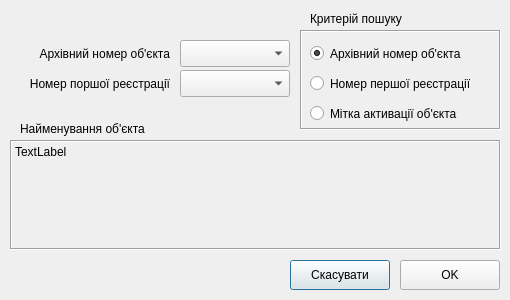
<?xml version="1.0" encoding="UTF-8"?>
<ui version="4.0">
 <class>PoiskObekt</class>
 <widget class="QDialog" name="PoiskObekt">
  <property name="windowModality">
   <enum>Qt::ApplicationModal</enum>
  </property>
  <property name="geometry">
   <rect>
    <x>0</x>
    <y>0</y>
    <width>510</width>
    <height>300</height>
   </rect>
  </property>
  <property name="windowTitle">
   <string>Пошук об'єкта</string>
  </property>
  <property name="sizeGripEnabled">
   <bool>false</bool>
  </property>
  <property name="modal">
   <bool>true</bool>
  </property>
  <widget class="QComboBox" name="comboBox">
   <property name="enabled">
    <bool>true</bool>
   </property>
   <property name="geometry">
    <rect>
     <x>180</x>
     <y>40</y>
     <width>110</width>
     <height>27</height>
    </rect>
   </property>
  </widget>
  <widget class="QPushButton" name="pushButton_2">
   <property name="geometry">
    <rect>
     <x>400</x>
     <y>260</y>
     <width>100</width>
     <height>30</height>
    </rect>
   </property>
   <property name="text">
    <string>OK</string>
   </property>
   <property name="icon">
    <iconset>
     <normaloff>../icons/16x16/actions/dialog-ok-apply.png</normaloff>../icons/16x16/actions/dialog-ok-apply.png</iconset>
   </property>
   <property name="autoDefault">
    <bool>false</bool>
   </property>
   <property name="default">
    <bool>false</bool>
   </property>
  </widget>
  <widget class="QPushButton" name="pushButton">
   <property name="geometry">
    <rect>
     <x>290</x>
     <y>260</y>
     <width>100</width>
     <height>30</height>
    </rect>
   </property>
   <property name="text">
    <string>Скасувати</string>
   </property>
   <property name="icon">
    <iconset>
     <normaloff>../icons/16x16/actions/dialog-cancel.png</normaloff>../icons/16x16/actions/dialog-cancel.png</iconset>
   </property>
   <property name="default">
    <bool>true</bool>
   </property>
  </widget>
  <widget class="QFrame" name="frame">
   <property name="geometry">
    <rect>
     <x>300</x>
     <y>30</y>
     <width>201</width>
     <height>100</height>
    </rect>
   </property>
   <property name="frameShape">
    <enum>QFrame::Box</enum>
   </property>
   <property name="frameShadow">
    <enum>QFrame::Sunken</enum>
   </property>
   <property name="lineWidth">
    <number>1</number>
   </property>
   <property name="midLineWidth">
    <number>0</number>
   </property>
   <widget class="QRadioButton" name="radioButton_2">
    <property name="geometry">
     <rect>
      <x>10</x>
      <y>70</y>
      <width>165</width>
      <height>27</height>
     </rect>
    </property>
    <property name="locale">
     <locale language="Ukrainian" country="Ukraine"/>
    </property>
    <property name="text">
     <string>Мітка активації об'єкта</string>
    </property>
   </widget>
   <widget class="QRadioButton" name="radioButton_3">
    <property name="geometry">
     <rect>
      <x>10</x>
      <y>40</y>
      <width>180</width>
      <height>27</height>
     </rect>
    </property>
    <property name="sizePolicy">
     <sizepolicy hsizetype="Preferred" vsizetype="Preferred">
      <horstretch>0</horstretch>
      <verstretch>0</verstretch>
     </sizepolicy>
    </property>
    <property name="locale">
     <locale language="Ukrainian" country="Ukraine"/>
    </property>
    <property name="text">
     <string>Номер першої реєстрації</string>
    </property>
   </widget>
   <widget class="QRadioButton" name="radioButton">
    <property name="geometry">
     <rect>
      <x>10</x>
      <y>10</y>
      <width>171</width>
      <height>27</height>
     </rect>
    </property>
    <property name="locale">
     <locale language="Ukrainian" country="Ukraine"/>
    </property>
    <property name="text">
     <string>Архівний номер об'єкта</string>
    </property>
    <property name="checked">
     <bool>true</bool>
    </property>
   </widget>
  </widget>
  <widget class="QLabel" name="label">
   <property name="geometry">
    <rect>
     <x>310</x>
     <y>10</y>
     <width>110</width>
     <height>17</height>
    </rect>
   </property>
   <property name="text">
    <string>Критерій пошуку</string>
   </property>
  </widget>
  <widget class="QLabel" name="label_2">
   <property name="geometry">
    <rect>
     <x>10</x>
     <y>40</y>
     <width>160</width>
     <height>27</height>
    </rect>
   </property>
   <property name="text">
    <string>Архівний номер об'єкта</string>
   </property>
   <property name="alignment">
    <set>Qt::AlignRight|Qt::AlignTrailing|Qt::AlignVCenter</set>
   </property>
  </widget>
  <widget class="QLabel" name="label_3">
   <property name="geometry">
    <rect>
     <x>10</x>
     <y>140</y>
     <width>491</width>
     <height>110</height>
    </rect>
   </property>
   <property name="locale">
    <locale language="Ukrainian" country="Ukraine"/>
   </property>
   <property name="frameShape">
    <enum>QFrame::Box</enum>
   </property>
   <property name="frameShadow">
    <enum>QFrame::Sunken</enum>
   </property>
   <property name="text">
    <string>TextLabel</string>
   </property>
   <property name="alignment">
    <set>Qt::AlignLeading|Qt::AlignLeft|Qt::AlignTop</set>
   </property>
   <property name="wordWrap">
    <bool>true</bool>
   </property>
   <property name="margin">
    <number>10</number>
   </property>
   <property name="textInteractionFlags">
    <set>Qt::TextBrowserInteraction</set>
   </property>
  </widget>
  <widget class="QComboBox" name="comboBox_2">
   <property name="geometry">
    <rect>
     <x>180</x>
     <y>70</y>
     <width>110</width>
     <height>27</height>
    </rect>
   </property>
  </widget>
  <widget class="QLabel" name="label_4">
   <property name="geometry">
    <rect>
     <x>10</x>
     <y>70</y>
     <width>160</width>
     <height>27</height>
    </rect>
   </property>
   <property name="text">
    <string>Номер поршої реєстрації</string>
   </property>
   <property name="alignment">
    <set>Qt::AlignRight|Qt::AlignTrailing|Qt::AlignVCenter</set>
   </property>
  </widget>
  <widget class="QLabel" name="label_5">
   <property name="geometry">
    <rect>
     <x>20</x>
     <y>120</y>
     <width>151</width>
     <height>17</height>
    </rect>
   </property>
   <property name="text">
    <string>Найменування об'єкта</string>
   </property>
  </widget>
  <zorder>label_3</zorder>
  <zorder>frame</zorder>
  <zorder>comboBox</zorder>
  <zorder>pushButton_2</zorder>
  <zorder>pushButton</zorder>
  <zorder>label</zorder>
  <zorder>label_2</zorder>
  <zorder>comboBox_2</zorder>
  <zorder>label_4</zorder>
  <zorder>label_5</zorder>
 </widget>
 <tabstops>
  <tabstop>comboBox</tabstop>
  <tabstop>comboBox_2</tabstop>
  <tabstop>radioButton</tabstop>
  <tabstop>radioButton_3</tabstop>
  <tabstop>radioButton_2</tabstop>
  <tabstop>pushButton</tabstop>
  <tabstop>pushButton_2</tabstop>
 </tabstops>
 <resources/>
 <connections/>
</ui>
